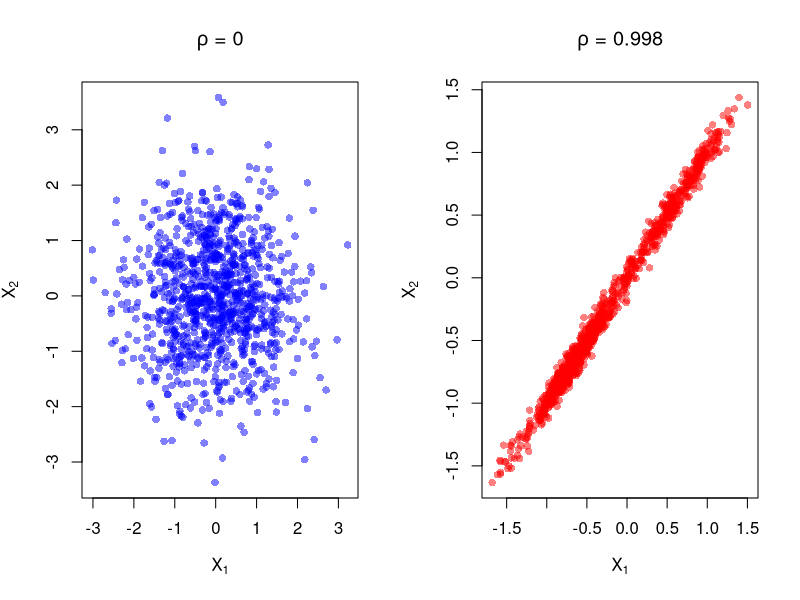

Write the R code that produced this figure.
set.seed(42)  # Ensure reproducibility

gibbs_sampler <- function(n, rho) {
  # Mean vector
  mu <- c(0, 0)

  # Covariance matrix
  Sigma <- matrix(c(1, rho, rho, 1), nrow = 2)

  # Compute conditional variances
  sigma_11 <- Sigma[1, 1]
  sigma_22 <- Sigma[2, 2]
  sigma_12 <- Sigma[1, 2]

  # Initialize storage for samples
  samples <- matrix(0, nrow = n, ncol = 2)

  # Initialize X values
  x1 <- 0
  x2 <- 0

  for (i in 1:n) {
    # Sample x1 given x2
    mu_1_given_2 <- mu[1] + (sigma_12 / sigma_22) * (x2 - mu[2])
    sigma_1_given_2 <- sqrt(sigma_11 - (sigma_12^2 / sigma_22))
    x1 <- rnorm(1, mean = mu_1_given_2, sd = sigma_1_given_2)

    # Sample x2 given x1
    mu_2_given_1 <- mu[2] + (sigma_12 / sigma_11) * (x1 - mu[1])
    sigma_2_given_1 <- sqrt(sigma_22 - (sigma_12^2 / sigma_11))
    x2 <- rnorm(1, mean = mu_2_given_1, sd = sigma_2_given_1)

    # Store the sample
    samples[i, ] <- c(x1, x2)
  }

  return(samples)
}

# Generate samples
n_samples <- 1000
samples_rho_0 <- gibbs_sampler(n_samples, rho = 0)
samples_rho_0998 <- gibbs_sampler(n_samples, rho = 0.998)

# Plot the results
par(mfrow = c(1, 2))  # Arrange plots side by side

plot(samples_rho_0, col = rgb(0, 0, 1, 0.5), pch = 16,
     xlab = expression(X[1]), ylab = expression(X[2]),
     main = expression(paste(rho, " = 0")))

plot(samples_rho_0998, col = rgb(1, 0, 0, 0.5), pch = 16,
     xlab = expression(X[1]), ylab = expression(X[2]),
     main = expression(paste(rho, " = 0.998")))
